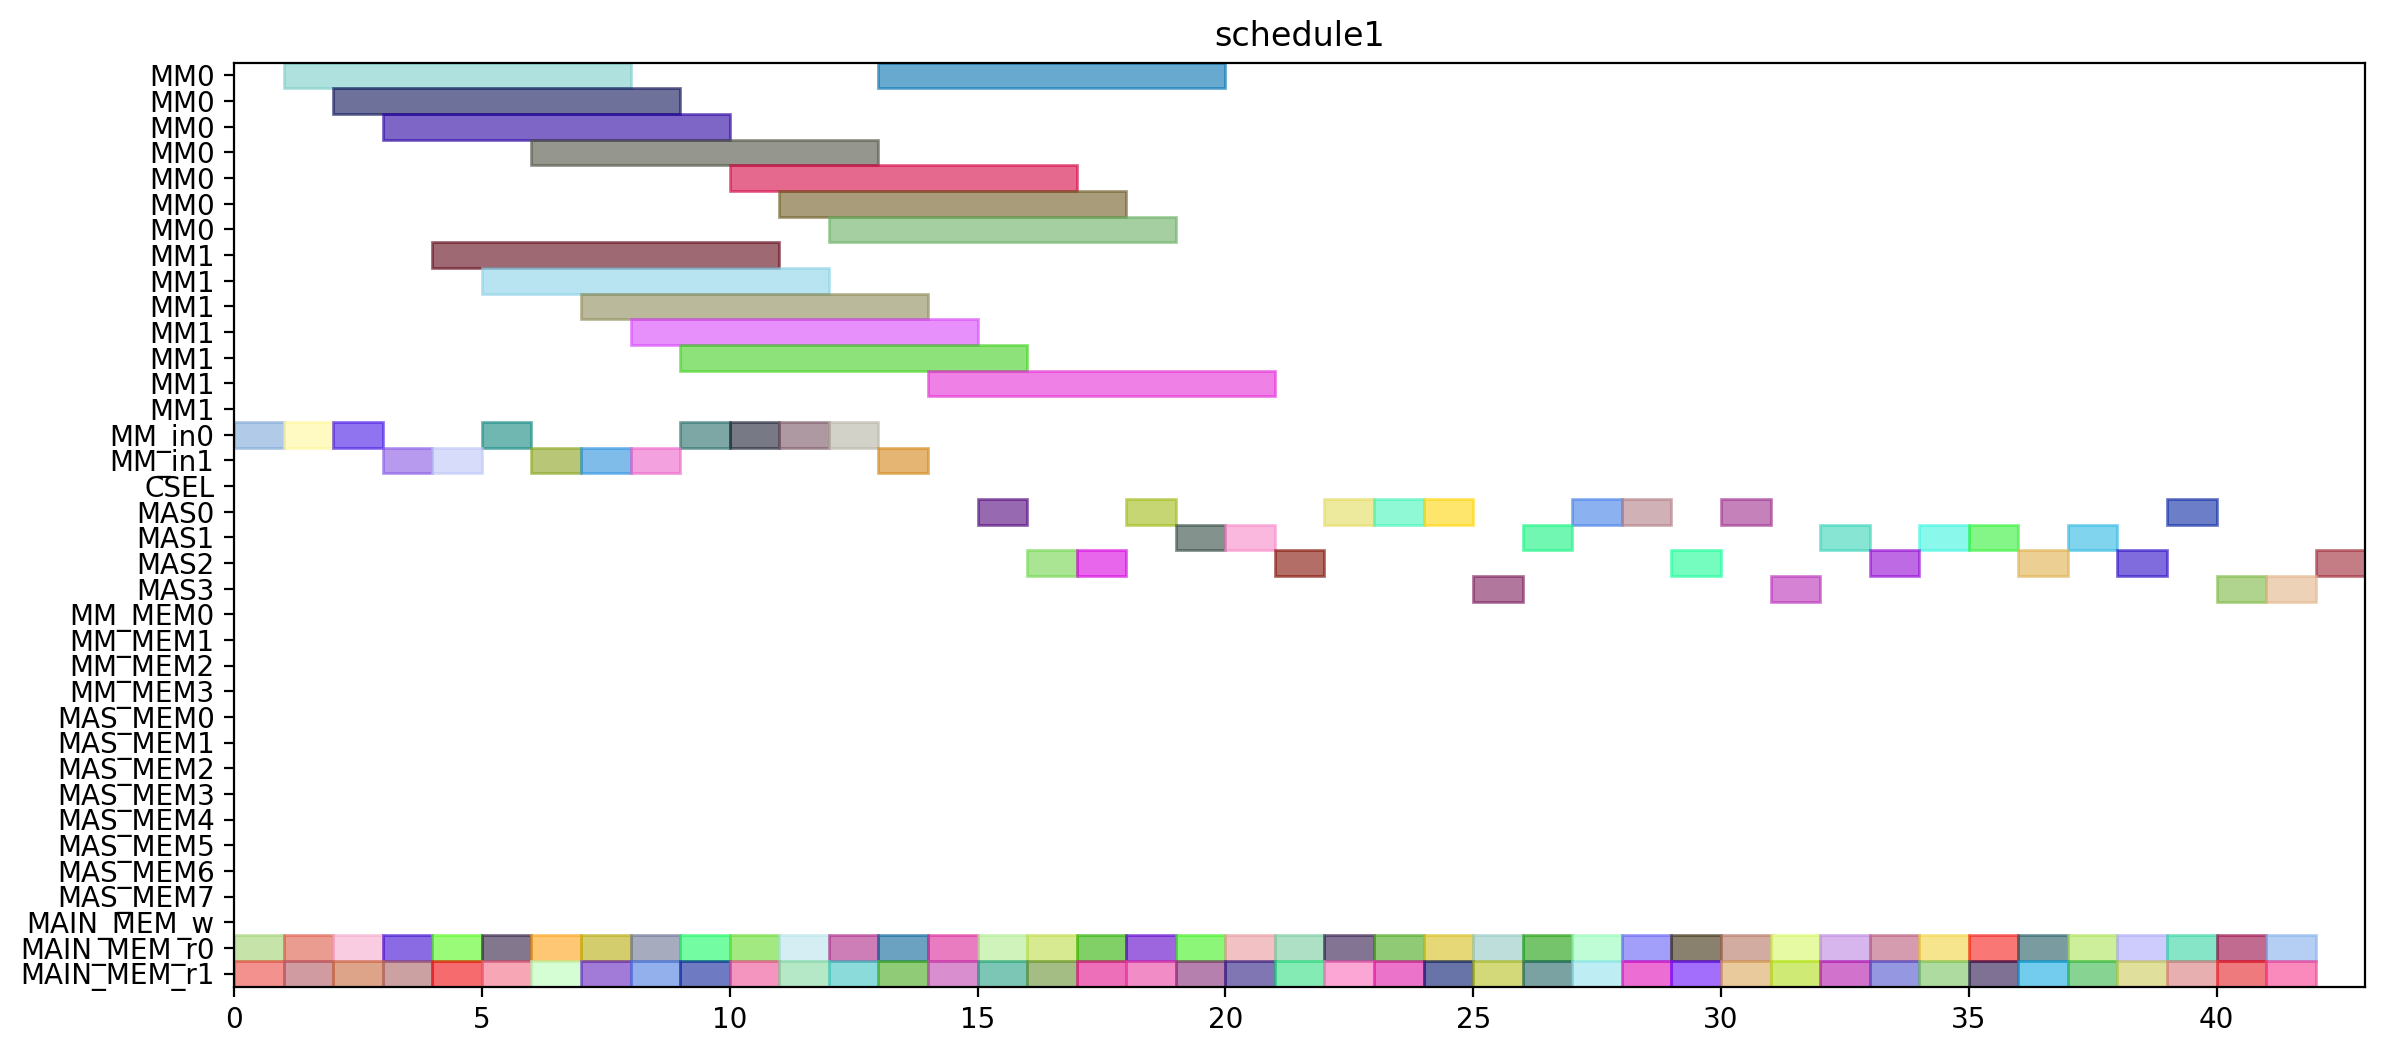

This figure's Python source:
from pyschedule import Scenario, solvers, plotters, alt


def solve():
	horizon = 151
	S = Scenario("schedule1", horizon=horizon)

	# resource
	MM = S.Resources('MM', num=2, size=7)
	MM_in = S.Resources('MM_in', num=2)
	CSEL = S.Resource('CSEL')
	MAS = S.Resources('MAS', num=4, size=1, periods=range(1, horizon))
	MM_MEM = S.Resources('MM_MEM', num=4)
	MAS_MEM = S.Resources('MAS_MEM', num=8)
	MAIN_MEM_w = S.Resource('MAIN_MEM_w', size=1)
	MAIN_MEM_r = S.Resources('MAIN_MEM_r', num=2)

	# result of previous scheduling
	t1_t1_in = S.Task('t1_t1_in', length=1, delay_cost=1)
	S += t1_t1_in >= 0
	t1_t1_in += MM_in[0]

	t1_t1_mem0 = S.Task('t1_t1_mem0', length=1, delay_cost=1)
	S += t1_t1_mem0 >= 0
	t1_t1_mem0 += MAIN_MEM_r[0]

	t1_t1_mem1 = S.Task('t1_t1_mem1', length=1, delay_cost=1)
	S += t1_t1_mem1 >= 0
	t1_t1_mem1 += MAIN_MEM_r[1]

	t1_t1 = S.Task('t1_t1', length=7, delay_cost=1)
	S += t1_t1 >= 1
	t1_t1 += MM[0]

	t2_t0_in = S.Task('t2_t0_in', length=1, delay_cost=1)
	S += t2_t0_in >= 1
	t2_t0_in += MM_in[0]

	t2_t0_mem0 = S.Task('t2_t0_mem0', length=1, delay_cost=1)
	S += t2_t0_mem0 >= 1
	t2_t0_mem0 += MAIN_MEM_r[0]

	t2_t0_mem1 = S.Task('t2_t0_mem1', length=1, delay_cost=1)
	S += t2_t0_mem1 >= 1
	t2_t0_mem1 += MAIN_MEM_r[1]

	t2_t0 = S.Task('t2_t0', length=7, delay_cost=1)
	S += t2_t0 >= 2
	t2_t0 += MM[0]

	t4_t8_t1_in = S.Task('t4_t8_t1_in', length=1, delay_cost=1)
	S += t4_t8_t1_in >= 2
	t4_t8_t1_in += MM_in[0]

	t4_t8_t1_mem0 = S.Task('t4_t8_t1_mem0', length=1, delay_cost=1)
	S += t4_t8_t1_mem0 >= 2
	t4_t8_t1_mem0 += MAIN_MEM_r[0]

	t4_t8_t1_mem1 = S.Task('t4_t8_t1_mem1', length=1, delay_cost=1)
	S += t4_t8_t1_mem1 >= 2
	t4_t8_t1_mem1 += MAIN_MEM_r[1]

	t4_t2_t0_in = S.Task('t4_t2_t0_in', length=1, delay_cost=1)
	S += t4_t2_t0_in >= 3
	t4_t2_t0_in += MM_in[1]

	t4_t2_t0_mem0 = S.Task('t4_t2_t0_mem0', length=1, delay_cost=1)
	S += t4_t2_t0_mem0 >= 3
	t4_t2_t0_mem0 += MAIN_MEM_r[0]

	t4_t2_t0_mem1 = S.Task('t4_t2_t0_mem1', length=1, delay_cost=1)
	S += t4_t2_t0_mem1 >= 3
	t4_t2_t0_mem1 += MAIN_MEM_r[1]

	t4_t8_t1 = S.Task('t4_t8_t1', length=7, delay_cost=1)
	S += t4_t8_t1 >= 3
	t4_t8_t1 += MM[0]

	t4_t2_t0 = S.Task('t4_t2_t0', length=7, delay_cost=1)
	S += t4_t2_t0 >= 4
	t4_t2_t0 += MM[1]

	t4_t8_t0_in = S.Task('t4_t8_t0_in', length=1, delay_cost=1)
	S += t4_t8_t0_in >= 4
	t4_t8_t0_in += MM_in[1]

	t4_t8_t0_mem0 = S.Task('t4_t8_t0_mem0', length=1, delay_cost=1)
	S += t4_t8_t0_mem0 >= 4
	t4_t8_t0_mem0 += MAIN_MEM_r[0]

	t4_t8_t0_mem1 = S.Task('t4_t8_t0_mem1', length=1, delay_cost=1)
	S += t4_t8_t0_mem1 >= 4
	t4_t8_t0_mem1 += MAIN_MEM_r[1]

	t4_t2_t1_in = S.Task('t4_t2_t1_in', length=1, delay_cost=1)
	S += t4_t2_t1_in >= 5
	t4_t2_t1_in += MM_in[0]

	t4_t2_t1_mem0 = S.Task('t4_t2_t1_mem0', length=1, delay_cost=1)
	S += t4_t2_t1_mem0 >= 5
	t4_t2_t1_mem0 += MAIN_MEM_r[0]

	t4_t2_t1_mem1 = S.Task('t4_t2_t1_mem1', length=1, delay_cost=1)
	S += t4_t2_t1_mem1 >= 5
	t4_t2_t1_mem1 += MAIN_MEM_r[1]

	t4_t8_t0 = S.Task('t4_t8_t0', length=7, delay_cost=1)
	S += t4_t8_t0 >= 5
	t4_t8_t0 += MM[1]

	t0_t1_in = S.Task('t0_t1_in', length=1, delay_cost=1)
	S += t0_t1_in >= 6
	t0_t1_in += MM_in[1]

	t0_t1_mem0 = S.Task('t0_t1_mem0', length=1, delay_cost=1)
	S += t0_t1_mem0 >= 6
	t0_t1_mem0 += MAIN_MEM_r[0]

	t0_t1_mem1 = S.Task('t0_t1_mem1', length=1, delay_cost=1)
	S += t0_t1_mem1 >= 6
	t0_t1_mem1 += MAIN_MEM_r[1]

	t4_t2_t1 = S.Task('t4_t2_t1', length=7, delay_cost=1)
	S += t4_t2_t1 >= 6
	t4_t2_t1 += MM[0]

	t0_t1 = S.Task('t0_t1', length=7, delay_cost=1)
	S += t0_t1 >= 7
	t0_t1 += MM[1]

	t4_t1_t1_in = S.Task('t4_t1_t1_in', length=1, delay_cost=1)
	S += t4_t1_t1_in >= 7
	t4_t1_t1_in += MM_in[1]

	t4_t1_t1_mem0 = S.Task('t4_t1_t1_mem0', length=1, delay_cost=1)
	S += t4_t1_t1_mem0 >= 7
	t4_t1_t1_mem0 += MAIN_MEM_r[0]

	t4_t1_t1_mem1 = S.Task('t4_t1_t1_mem1', length=1, delay_cost=1)
	S += t4_t1_t1_mem1 >= 7
	t4_t1_t1_mem1 += MAIN_MEM_r[1]

	t4_t1_t0_in = S.Task('t4_t1_t0_in', length=1, delay_cost=1)
	S += t4_t1_t0_in >= 8
	t4_t1_t0_in += MM_in[1]

	t4_t1_t0_mem0 = S.Task('t4_t1_t0_mem0', length=1, delay_cost=1)
	S += t4_t1_t0_mem0 >= 8
	t4_t1_t0_mem0 += MAIN_MEM_r[0]

	t4_t1_t0_mem1 = S.Task('t4_t1_t0_mem1', length=1, delay_cost=1)
	S += t4_t1_t0_mem1 >= 8
	t4_t1_t0_mem1 += MAIN_MEM_r[1]

	t4_t1_t1 = S.Task('t4_t1_t1', length=7, delay_cost=1)
	S += t4_t1_t1 >= 8
	t4_t1_t1 += MM[1]

	t1_t0_in = S.Task('t1_t0_in', length=1, delay_cost=1)
	S += t1_t0_in >= 9
	t1_t0_in += MM_in[0]

	t1_t0_mem0 = S.Task('t1_t0_mem0', length=1, delay_cost=1)
	S += t1_t0_mem0 >= 9
	t1_t0_mem0 += MAIN_MEM_r[0]

	t1_t0_mem1 = S.Task('t1_t0_mem1', length=1, delay_cost=1)
	S += t1_t0_mem1 >= 9
	t1_t0_mem1 += MAIN_MEM_r[1]

	t4_t1_t0 = S.Task('t4_t1_t0', length=7, delay_cost=1)
	S += t4_t1_t0 >= 9
	t4_t1_t0 += MM[1]

	t1_t0 = S.Task('t1_t0', length=7, delay_cost=1)
	S += t1_t0 >= 10
	t1_t0 += MM[0]

	t4_t0_t1_in = S.Task('t4_t0_t1_in', length=1, delay_cost=1)
	S += t4_t0_t1_in >= 10
	t4_t0_t1_in += MM_in[0]

	t4_t0_t1_mem0 = S.Task('t4_t0_t1_mem0', length=1, delay_cost=1)
	S += t4_t0_t1_mem0 >= 10
	t4_t0_t1_mem0 += MAIN_MEM_r[0]

	t4_t0_t1_mem1 = S.Task('t4_t0_t1_mem1', length=1, delay_cost=1)
	S += t4_t0_t1_mem1 >= 10
	t4_t0_t1_mem1 += MAIN_MEM_r[1]

	t4_t0_t0_in = S.Task('t4_t0_t0_in', length=1, delay_cost=1)
	S += t4_t0_t0_in >= 11
	t4_t0_t0_in += MM_in[0]

	t4_t0_t0_mem0 = S.Task('t4_t0_t0_mem0', length=1, delay_cost=1)
	S += t4_t0_t0_mem0 >= 11
	t4_t0_t0_mem0 += MAIN_MEM_r[0]

	t4_t0_t0_mem1 = S.Task('t4_t0_t0_mem1', length=1, delay_cost=1)
	S += t4_t0_t0_mem1 >= 11
	t4_t0_t0_mem1 += MAIN_MEM_r[1]

	t4_t0_t1 = S.Task('t4_t0_t1', length=7, delay_cost=1)
	S += t4_t0_t1 >= 11
	t4_t0_t1 += MM[0]

	t0_t0_in = S.Task('t0_t0_in', length=1, delay_cost=1)
	S += t0_t0_in >= 12
	t0_t0_in += MM_in[0]

	t0_t0_mem0 = S.Task('t0_t0_mem0', length=1, delay_cost=1)
	S += t0_t0_mem0 >= 12
	t0_t0_mem0 += MAIN_MEM_r[0]

	t0_t0_mem1 = S.Task('t0_t0_mem1', length=1, delay_cost=1)
	S += t0_t0_mem1 >= 12
	t0_t0_mem1 += MAIN_MEM_r[1]

	t4_t0_t0 = S.Task('t4_t0_t0', length=7, delay_cost=1)
	S += t4_t0_t0 >= 12
	t4_t0_t0 += MM[0]

	t0_t0 = S.Task('t0_t0', length=7, delay_cost=1)
	S += t0_t0 >= 13
	t0_t0 += MM[0]

	t2_t1_in = S.Task('t2_t1_in', length=1, delay_cost=1)
	S += t2_t1_in >= 13
	t2_t1_in += MM_in[1]

	t2_t1_mem0 = S.Task('t2_t1_mem0', length=1, delay_cost=1)
	S += t2_t1_mem0 >= 13
	t2_t1_mem0 += MAIN_MEM_r[0]

	t2_t1_mem1 = S.Task('t2_t1_mem1', length=1, delay_cost=1)
	S += t2_t1_mem1 >= 13
	t2_t1_mem1 += MAIN_MEM_r[1]

	t2_t1 = S.Task('t2_t1', length=7, delay_cost=1)
	S += t2_t1 >= 14
	t2_t1 += MM[1]

	t4_t50_mem0 = S.Task('t4_t50_mem0', length=1, delay_cost=1)
	S += t4_t50_mem0 >= 14
	t4_t50_mem0 += MAIN_MEM_r[0]

	t4_t50_mem1 = S.Task('t4_t50_mem1', length=1, delay_cost=1)
	S += t4_t50_mem1 >= 14
	t4_t50_mem1 += MAIN_MEM_r[1]

	t1_t3_mem0 = S.Task('t1_t3_mem0', length=1, delay_cost=1)
	S += t1_t3_mem0 >= 15
	t1_t3_mem0 += MAIN_MEM_r[0]

	t1_t3_mem1 = S.Task('t1_t3_mem1', length=1, delay_cost=1)
	S += t1_t3_mem1 >= 15
	t1_t3_mem1 += MAIN_MEM_r[1]

	t4_t50 = S.Task('t4_t50', length=1, delay_cost=1)
	S += t4_t50 >= 15
	t4_t50 += MAS[0]

	t1_t3 = S.Task('t1_t3', length=1, delay_cost=1)
	S += t1_t3 >= 16
	t1_t3 += MAS[2]

	t4_t41_mem0 = S.Task('t4_t41_mem0', length=1, delay_cost=1)
	S += t4_t41_mem0 >= 16
	t4_t41_mem0 += MAIN_MEM_r[0]

	t4_t41_mem1 = S.Task('t4_t41_mem1', length=1, delay_cost=1)
	S += t4_t41_mem1 >= 16
	t4_t41_mem1 += MAIN_MEM_r[1]

	t4_t40_mem0 = S.Task('t4_t40_mem0', length=1, delay_cost=1)
	S += t4_t40_mem0 >= 17
	t4_t40_mem0 += MAIN_MEM_r[0]

	t4_t40_mem1 = S.Task('t4_t40_mem1', length=1, delay_cost=1)
	S += t4_t40_mem1 >= 17
	t4_t40_mem1 += MAIN_MEM_r[1]

	t4_t41 = S.Task('t4_t41', length=1, delay_cost=1)
	S += t4_t41 >= 17
	t4_t41 += MAS[2]

	t1_t2_mem0 = S.Task('t1_t2_mem0', length=1, delay_cost=1)
	S += t1_t2_mem0 >= 18
	t1_t2_mem0 += MAIN_MEM_r[0]

	t1_t2_mem1 = S.Task('t1_t2_mem1', length=1, delay_cost=1)
	S += t1_t2_mem1 >= 18
	t1_t2_mem1 += MAIN_MEM_r[1]

	t4_t40 = S.Task('t4_t40', length=1, delay_cost=1)
	S += t4_t40 >= 18
	t4_t40 += MAS[0]

	t1_t2 = S.Task('t1_t2', length=1, delay_cost=1)
	S += t1_t2 >= 19
	t1_t2 += MAS[1]

	t4_t2_t3_mem0 = S.Task('t4_t2_t3_mem0', length=1, delay_cost=1)
	S += t4_t2_t3_mem0 >= 19
	t4_t2_t3_mem0 += MAIN_MEM_r[0]

	t4_t2_t3_mem1 = S.Task('t4_t2_t3_mem1', length=1, delay_cost=1)
	S += t4_t2_t3_mem1 >= 19
	t4_t2_t3_mem1 += MAIN_MEM_r[1]

	t4_t2_t2_mem0 = S.Task('t4_t2_t2_mem0', length=1, delay_cost=1)
	S += t4_t2_t2_mem0 >= 20
	t4_t2_t2_mem0 += MAIN_MEM_r[0]

	t4_t2_t2_mem1 = S.Task('t4_t2_t2_mem1', length=1, delay_cost=1)
	S += t4_t2_t2_mem1 >= 20
	t4_t2_t2_mem1 += MAIN_MEM_r[1]

	t4_t2_t3 = S.Task('t4_t2_t3', length=1, delay_cost=1)
	S += t4_t2_t3 >= 20
	t4_t2_t3 += MAS[1]

	t4_t2_t2 = S.Task('t4_t2_t2', length=1, delay_cost=1)
	S += t4_t2_t2 >= 21
	t4_t2_t2 += MAS[2]

	t4_t51_mem0 = S.Task('t4_t51_mem0', length=1, delay_cost=1)
	S += t4_t51_mem0 >= 21
	t4_t51_mem0 += MAIN_MEM_r[0]

	t4_t51_mem1 = S.Task('t4_t51_mem1', length=1, delay_cost=1)
	S += t4_t51_mem1 >= 21
	t4_t51_mem1 += MAIN_MEM_r[1]

	t4_t1_t3_mem0 = S.Task('t4_t1_t3_mem0', length=1, delay_cost=1)
	S += t4_t1_t3_mem0 >= 22
	t4_t1_t3_mem0 += MAIN_MEM_r[0]

	t4_t1_t3_mem1 = S.Task('t4_t1_t3_mem1', length=1, delay_cost=1)
	S += t4_t1_t3_mem1 >= 22
	t4_t1_t3_mem1 += MAIN_MEM_r[1]

	t4_t51 = S.Task('t4_t51', length=1, delay_cost=1)
	S += t4_t51 >= 22
	t4_t51 += MAS[0]

	t4_t1_t2_mem0 = S.Task('t4_t1_t2_mem0', length=1, delay_cost=1)
	S += t4_t1_t2_mem0 >= 23
	t4_t1_t2_mem0 += MAIN_MEM_r[0]

	t4_t1_t2_mem1 = S.Task('t4_t1_t2_mem1', length=1, delay_cost=1)
	S += t4_t1_t2_mem1 >= 23
	t4_t1_t2_mem1 += MAIN_MEM_r[1]

	t4_t1_t3 = S.Task('t4_t1_t3', length=1, delay_cost=1)
	S += t4_t1_t3 >= 23
	t4_t1_t3 += MAS[0]

	t4_t0_t3_mem0 = S.Task('t4_t0_t3_mem0', length=1, delay_cost=1)
	S += t4_t0_t3_mem0 >= 24
	t4_t0_t3_mem0 += MAIN_MEM_r[0]

	t4_t0_t3_mem1 = S.Task('t4_t0_t3_mem1', length=1, delay_cost=1)
	S += t4_t0_t3_mem1 >= 24
	t4_t0_t3_mem1 += MAIN_MEM_r[1]

	t4_t1_t2 = S.Task('t4_t1_t2', length=1, delay_cost=1)
	S += t4_t1_t2 >= 24
	t4_t1_t2 += MAS[0]

	t4_t0_t2_mem0 = S.Task('t4_t0_t2_mem0', length=1, delay_cost=1)
	S += t4_t0_t2_mem0 >= 25
	t4_t0_t2_mem0 += MAIN_MEM_r[0]

	t4_t0_t2_mem1 = S.Task('t4_t0_t2_mem1', length=1, delay_cost=1)
	S += t4_t0_t2_mem1 >= 25
	t4_t0_t2_mem1 += MAIN_MEM_r[1]

	t4_t0_t3 = S.Task('t4_t0_t3', length=1, delay_cost=1)
	S += t4_t0_t3 >= 25
	t4_t0_t3 += MAS[3]

	t0_t3_mem0 = S.Task('t0_t3_mem0', length=1, delay_cost=1)
	S += t0_t3_mem0 >= 26
	t0_t3_mem0 += MAIN_MEM_r[0]

	t0_t3_mem1 = S.Task('t0_t3_mem1', length=1, delay_cost=1)
	S += t0_t3_mem1 >= 26
	t0_t3_mem1 += MAIN_MEM_r[1]

	t4_t0_t2 = S.Task('t4_t0_t2', length=1, delay_cost=1)
	S += t4_t0_t2 >= 26
	t4_t0_t2 += MAS[1]

	t0_t2_mem0 = S.Task('t0_t2_mem0', length=1, delay_cost=1)
	S += t0_t2_mem0 >= 27
	t0_t2_mem0 += MAIN_MEM_r[0]

	t0_t2_mem1 = S.Task('t0_t2_mem1', length=1, delay_cost=1)
	S += t0_t2_mem1 >= 27
	t0_t2_mem1 += MAIN_MEM_r[1]

	t0_t3 = S.Task('t0_t3', length=1, delay_cost=1)
	S += t0_t3 >= 27
	t0_t3 += MAS[0]

	t0_t2 = S.Task('t0_t2', length=1, delay_cost=1)
	S += t0_t2 >= 28
	t0_t2 += MAS[0]

	t2_t3_mem0 = S.Task('t2_t3_mem0', length=1, delay_cost=1)
	S += t2_t3_mem0 >= 28
	t2_t3_mem0 += MAIN_MEM_r[0]

	t2_t3_mem1 = S.Task('t2_t3_mem1', length=1, delay_cost=1)
	S += t2_t3_mem1 >= 28
	t2_t3_mem1 += MAIN_MEM_r[1]

	t2_t2_mem0 = S.Task('t2_t2_mem0', length=1, delay_cost=1)
	S += t2_t2_mem0 >= 29
	t2_t2_mem0 += MAIN_MEM_r[0]

	t2_t2_mem1 = S.Task('t2_t2_mem1', length=1, delay_cost=1)
	S += t2_t2_mem1 >= 29
	t2_t2_mem1 += MAIN_MEM_r[1]

	t2_t3 = S.Task('t2_t3', length=1, delay_cost=1)
	S += t2_t3 >= 29
	t2_t3 += MAS[2]

	t2_t2 = S.Task('t2_t2', length=1, delay_cost=1)
	S += t2_t2 >= 30
	t2_t2 += MAS[0]


	# new tasks
	t4_t8_t2 = S.Task('t4_t8_t2', length=1, delay_cost=1)
	t4_t8_t2 += alt(MAS)
	t4_t8_t2_mem0 = S.Task('t4_t8_t2_mem0', length=1, delay_cost=1)
	t4_t8_t2_mem0 += MAIN_MEM_r[0]
	S += t4_t8_t2_mem0 <= t4_t8_t2

	t4_t8_t2_mem1 = S.Task('t4_t8_t2_mem1', length=1, delay_cost=1)
	t4_t8_t2_mem1 += MAIN_MEM_r[1]
	S += t4_t8_t2_mem1 <= t4_t8_t2

	t4_t8_t3 = S.Task('t4_t8_t3', length=1, delay_cost=1)
	t4_t8_t3 += alt(MAS)
	t4_t8_t3_mem0 = S.Task('t4_t8_t3_mem0', length=1, delay_cost=1)
	t4_t8_t3_mem0 += MAIN_MEM_r[0]
	S += t4_t8_t3_mem0 <= t4_t8_t3

	t4_t8_t3_mem1 = S.Task('t4_t8_t3_mem1', length=1, delay_cost=1)
	t4_t8_t3_mem1 += MAIN_MEM_r[1]
	S += t4_t8_t3_mem1 <= t4_t8_t3

	t70 = S.Task('t70', length=1, delay_cost=1)
	t70 += alt(MAS)
	t70_mem0 = S.Task('t70_mem0', length=1, delay_cost=1)
	t70_mem0 += MAIN_MEM_r[0]
	S += t70_mem0 <= t70

	t70_mem1 = S.Task('t70_mem1', length=1, delay_cost=1)
	t70_mem1 += MAIN_MEM_r[1]
	S += t70_mem1 <= t70

	t71 = S.Task('t71', length=1, delay_cost=1)
	t71 += alt(MAS)
	t71_mem0 = S.Task('t71_mem0', length=1, delay_cost=1)
	t71_mem0 += MAIN_MEM_r[0]
	S += t71_mem0 <= t71

	t71_mem1 = S.Task('t71_mem1', length=1, delay_cost=1)
	t71_mem1 += MAIN_MEM_r[1]
	S += t71_mem1 <= t71

	t80 = S.Task('t80', length=1, delay_cost=1)
	t80 += alt(MAS)
	t80_mem0 = S.Task('t80_mem0', length=1, delay_cost=1)
	t80_mem0 += MAIN_MEM_r[0]
	S += t80_mem0 <= t80

	t80_mem1 = S.Task('t80_mem1', length=1, delay_cost=1)
	t80_mem1 += MAIN_MEM_r[1]
	S += t80_mem1 <= t80

	t81 = S.Task('t81', length=1, delay_cost=1)
	t81 += alt(MAS)
	t81_mem0 = S.Task('t81_mem0', length=1, delay_cost=1)
	t81_mem0 += MAIN_MEM_r[0]
	S += t81_mem0 <= t81

	t81_mem1 = S.Task('t81_mem1', length=1, delay_cost=1)
	t81_mem1 += MAIN_MEM_r[1]
	S += t81_mem1 <= t81

	t90 = S.Task('t90', length=1, delay_cost=1)
	t90 += alt(MAS)
	t90_mem0 = S.Task('t90_mem0', length=1, delay_cost=1)
	t90_mem0 += MAIN_MEM_r[0]
	S += t90_mem0 <= t90

	t90_mem1 = S.Task('t90_mem1', length=1, delay_cost=1)
	t90_mem1 += MAIN_MEM_r[1]
	S += t90_mem1 <= t90

	t91 = S.Task('t91', length=1, delay_cost=1)
	t91 += alt(MAS)
	t91_mem0 = S.Task('t91_mem0', length=1, delay_cost=1)
	t91_mem0 += MAIN_MEM_r[0]
	S += t91_mem0 <= t91

	t91_mem1 = S.Task('t91_mem1', length=1, delay_cost=1)
	t91_mem1 += MAIN_MEM_r[1]
	S += t91_mem1 <= t91

	t100 = S.Task('t100', length=1, delay_cost=1)
	t100 += alt(MAS)
	t100_mem0 = S.Task('t100_mem0', length=1, delay_cost=1)
	t100_mem0 += MAIN_MEM_r[0]
	S += t100_mem0 <= t100

	t100_mem1 = S.Task('t100_mem1', length=1, delay_cost=1)
	t100_mem1 += MAIN_MEM_r[1]
	S += t100_mem1 <= t100

	t101 = S.Task('t101', length=1, delay_cost=1)
	t101 += alt(MAS)
	t101_mem0 = S.Task('t101_mem0', length=1, delay_cost=1)
	t101_mem0 += MAIN_MEM_r[0]
	S += t101_mem0 <= t101

	t101_mem1 = S.Task('t101_mem1', length=1, delay_cost=1)
	t101_mem1 += MAIN_MEM_r[1]
	S += t101_mem1 <= t101

	t5_t0_t2 = S.Task('t5_t0_t2', length=1, delay_cost=1)
	t5_t0_t2 += alt(MAS)
	t5_t0_t2_mem0 = S.Task('t5_t0_t2_mem0', length=1, delay_cost=1)
	t5_t0_t2_mem0 += MAIN_MEM_r[0]
	S += t5_t0_t2_mem0 <= t5_t0_t2

	t5_t0_t2_mem1 = S.Task('t5_t0_t2_mem1', length=1, delay_cost=1)
	t5_t0_t2_mem1 += MAIN_MEM_r[1]
	S += t5_t0_t2_mem1 <= t5_t0_t2

	t5_t8_t2 = S.Task('t5_t8_t2', length=1, delay_cost=1)
	t5_t8_t2 += alt(MAS)
	t5_t8_t2_mem0 = S.Task('t5_t8_t2_mem0', length=1, delay_cost=1)
	t5_t8_t2_mem0 += MAIN_MEM_r[0]
	S += t5_t8_t2_mem0 <= t5_t8_t2

	t5_t8_t2_mem1 = S.Task('t5_t8_t2_mem1', length=1, delay_cost=1)
	t5_t8_t2_mem1 += MAIN_MEM_r[1]
	S += t5_t8_t2_mem1 <= t5_t8_t2

	solvers.mip.solve(S,msg=1,kind='CPLEX',ratio_gap=1.01)

	solution = [['hoge']*len(S.solution()[1]) for i in range(len(S.solution()))]
	for i in range(len(S.solution())):
		for j in range(len(S.solution()[i])):
			solution[i][j]=str(S.solution()[i][j])
	print(solution)

	cycles = int(solution[-1][3])

	pic_file_name = "/home/mfukuda/ABE/multiRAM_multiMAS_16mux/scheduling_result/stage7MM2_stage1MAS4/SPARSE/schedule1.png"
	if(S.solution() != []):
		plotters.matplotlib.plot(S,img_filename=pic_file_name, show_task_labels=False, fig_size=(cycles*0.25+3, 6))

	return solution
